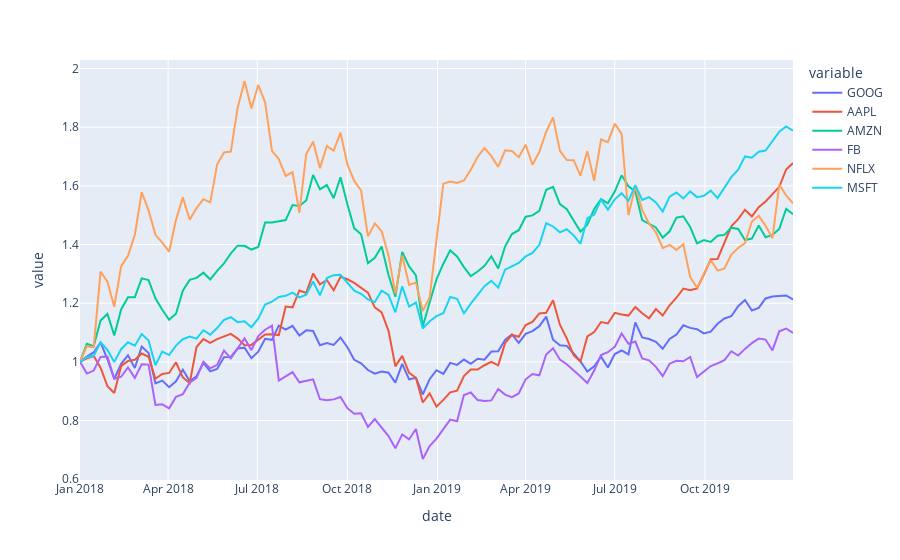

The notebook cell this image was saved under:
### Markdown cell above
### The stocks dataset

*Hints*:
- Turn stocks dataframe into a structure that can be picked up easily with plotly express

### Code cell
# YOUR CODE HERE
fig = px.line(stocks, x="date", y=stocks.keys())
fig.show()
